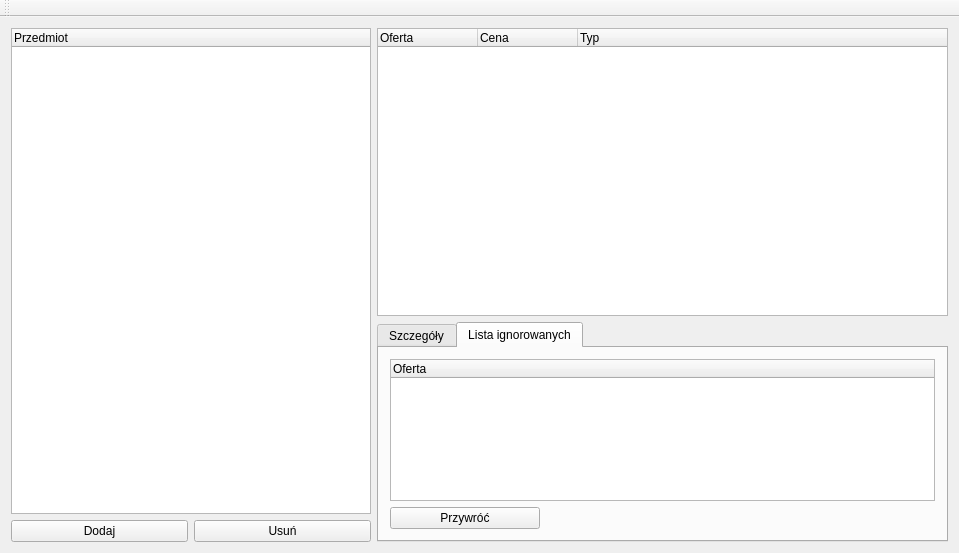
<?xml version="1.0" encoding="UTF-8"?>
<ui version="4.0">
 <class>allegroRSS</class>
 <widget class="QMainWindow" name="allegroRSS">
  <property name="geometry">
   <rect>
    <x>0</x>
    <y>0</y>
    <width>959</width>
    <height>553</height>
   </rect>
  </property>
  <property name="windowTitle">
   <string>allegroRSS</string>
  </property>
  <widget class="QWidget" name="centralWidget">
   <layout class="QHBoxLayout" name="horizontalLayout_2">
    <property name="sizeConstraint">
     <enum>QLayout::SetMinAndMaxSize</enum>
    </property>
    <item>
     <layout class="QVBoxLayout" name="verticalLayout_4">
      <property name="sizeConstraint">
       <enum>QLayout::SetMinimumSize</enum>
      </property>
      <item>
       <widget class="QTreeWidget" name="list_przedmoity">
        <property name="maximumSize">
         <size>
          <width>360</width>
          <height>16777215</height>
         </size>
        </property>
        <property name="indentation">
         <number>2</number>
        </property>
        <column>
         <property name="text">
          <string>Przedmiot</string>
         </property>
        </column>
       </widget>
      </item>
      <item>
       <layout class="QHBoxLayout" name="horizontalLayout">
        <item>
         <widget class="QPushButton" name="btn_dodaj">
          <property name="text">
           <string>Dodaj</string>
          </property>
         </widget>
        </item>
        <item>
         <widget class="QPushButton" name="btn_usun">
          <property name="text">
           <string>Usuń</string>
          </property>
         </widget>
        </item>
       </layout>
      </item>
     </layout>
    </item>
    <item>
     <layout class="QVBoxLayout" name="verticalLayout">
      <property name="sizeConstraint">
       <enum>QLayout::SetDefaultConstraint</enum>
      </property>
      <item>
       <widget class="QTreeWidget" name="list_oferty">
        <column>
         <property name="text">
          <string>Oferta</string>
         </property>
        </column>
        <column>
         <property name="text">
          <string>Cena</string>
         </property>
        </column>
        <column>
         <property name="text">
          <string>Typ</string>
         </property>
        </column>
       </widget>
      </item>
      <item>
       <widget class="QTabWidget" name="tabWidget">
        <property name="maximumSize">
         <size>
          <width>16777215</width>
          <height>220</height>
         </size>
        </property>
        <property name="currentIndex">
         <number>1</number>
        </property>
        <widget class="QWidget" name="tab">
         <attribute name="title">
          <string>Szczegóły</string>
         </attribute>
         <widget class="QGraphicsView" name="graphicsView">
          <property name="geometry">
           <rect>
            <x>10</x>
            <y>10</y>
            <width>191</width>
            <height>171</height>
           </rect>
          </property>
         </widget>
         <widget class="QPushButton" name="btn_ignoruj">
          <property name="geometry">
           <rect>
            <x>210</x>
            <y>10</y>
            <width>75</width>
            <height>23</height>
           </rect>
          </property>
          <property name="text">
           <string>Ignoruj</string>
          </property>
         </widget>
         <widget class="QPushButton" name="btn_idz">
          <property name="geometry">
           <rect>
            <x>290</x>
            <y>10</y>
            <width>75</width>
            <height>23</height>
           </rect>
          </property>
          <property name="text">
           <string>Idź</string>
          </property>
         </widget>
        </widget>
        <widget class="QWidget" name="tab_2">
         <attribute name="title">
          <string>Lista ignorowanych</string>
         </attribute>
         <layout class="QVBoxLayout" name="verticalLayout_3">
          <item>
           <layout class="QVBoxLayout" name="verticalLayout_2">
            <item>
             <widget class="QTreeWidget" name="list_ignorowane">
              <column>
               <property name="text">
                <string>Oferta</string>
               </property>
              </column>
             </widget>
            </item>
            <item>
             <widget class="QPushButton" name="btn_przywroc">
              <property name="maximumSize">
               <size>
                <width>150</width>
                <height>16777215</height>
               </size>
              </property>
              <property name="text">
               <string>Przywróć</string>
              </property>
             </widget>
            </item>
           </layout>
          </item>
         </layout>
        </widget>
       </widget>
      </item>
     </layout>
    </item>
   </layout>
  </widget>
  <widget class="QMenuBar" name="menuBar">
   <property name="geometry">
    <rect>
     <x>0</x>
     <y>0</y>
     <width>959</width>
     <height>24</height>
    </rect>
   </property>
  </widget>
  <widget class="QToolBar" name="toolBar">
   <property name="windowTitle">
    <string>toolBar</string>
   </property>
   <attribute name="toolBarArea">
    <enum>TopToolBarArea</enum>
   </attribute>
   <attribute name="toolBarBreak">
    <bool>false</bool>
   </attribute>
  </widget>
 </widget>
 <layoutdefault spacing="6" margin="11"/>
 <resources/>
 <connections/>
</ui>
